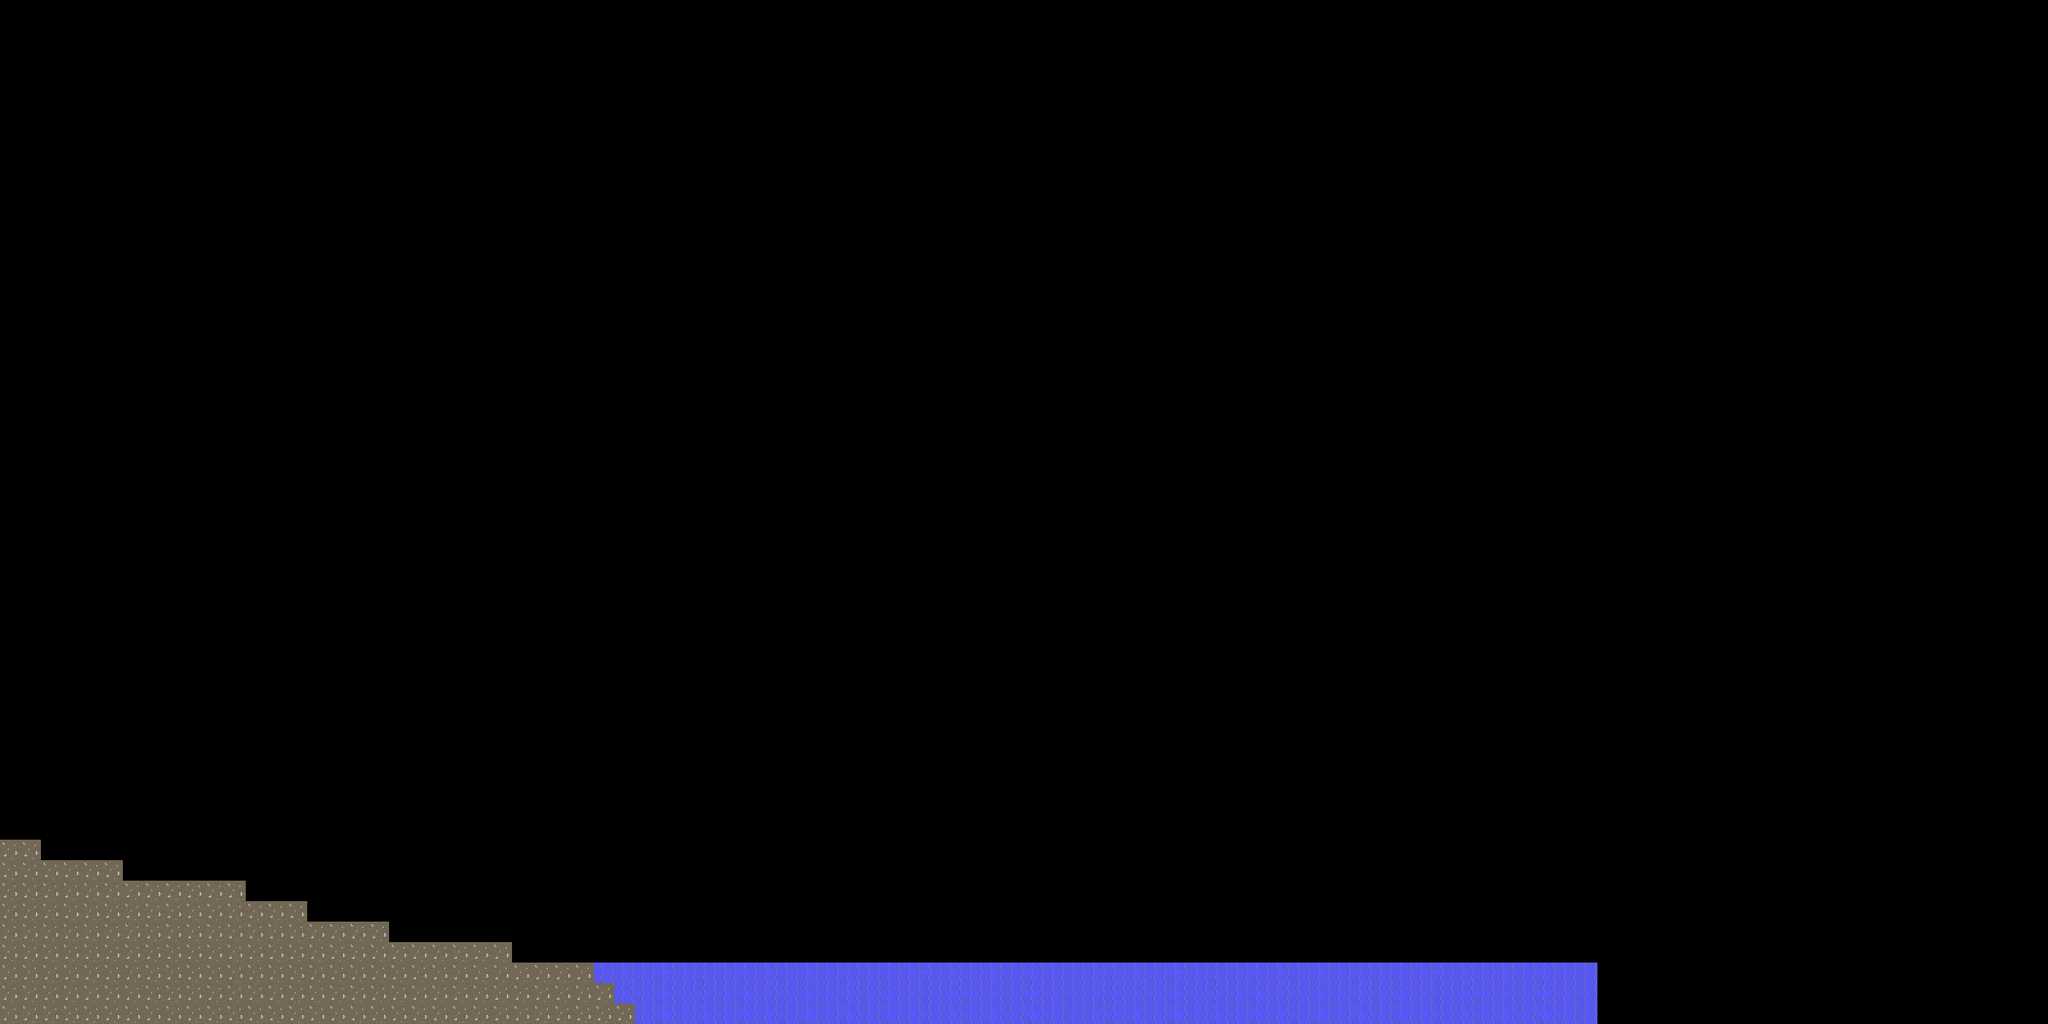

Below is a game level as drawn by its tile map, then a one-line description and the .tmx that defines it (tile-layer data replaced by summaries):
An orthogonal 100x50 tile map with 32x32 px tiles, 2 tile layers (first_layer, second_layer) and 3 objects (SpawnPoint, Exit_Zone, c_mask).

<map version="1.0" tiledversion="1.1.1" orientation="orthogonal" renderorder="right-down" width="100" height="50" tilewidth="32" tileheight="32" infinite="0" nextobjectid="75">
 <tileset firstgid="1" source="assets/blocks32.tsx" />
 <layer name="first_layer" width="100" height="50">
  <data>[5000 cells, 313 non-empty, 2 distinct tile ids]</data>
 </layer>
 <layer name="second_layer" width="100" height="50">
  <data>[5000 cells, 0 non-empty, 0 distinct tile ids]</data>
 </layer>
 <objectgroup color="#0000ff" name="SpawnPoint">
  <object id="28" name="SpawnPoint" type="SpawnPoint" x="32" y="1248" width="32" height="64" />
 </objectgroup>
 <objectgroup color="#ff0000" name="Zones">
  <object id="11" name="Exit To B20" type="Exit_Zone" x="3136" y="992" width="64" height="160">
   <properties>
    <property name="To" value="/XML/Levels/b20" />
    <property name="To_X" type="float" value="0" />
    <property name="To_Y" type="float" value="0" />
   </properties>
  </object>
 </objectgroup>
 <objectgroup name="Collision_mask">
  <object id="74" name="ground" type="c_mask" x="0" y="1152">
   <polyline points="0,0 0,160 64,160 64,192 192,192 192,224 384,224 384,256 480,256 480,288 608,288 608,320 800,320 800,352 928,352 1024,448 2496,448" />
  </object>
 </objectgroup>
</map>
